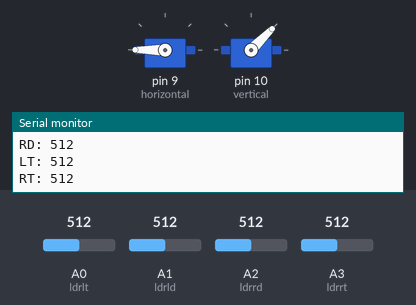
A sketch run on a simulated Arduino Uno, built with avr-gcc and run on an emulated ATmega328P. Parts: 2 × servo, the last lines printed to the serial monitor. The test bench sets the inputs (shaded band); at power-on: A0 (ldrlt) = 512, A1 (ldrld) = 512, A2 (ldrrd) = 512, A3 (ldrrt) = 512.

Above: at 3.7 s.
3.8 s: A0 (ldrlt) set to 682
6.8 s: A0 (ldrlt) set to 702
At 7.33 s:
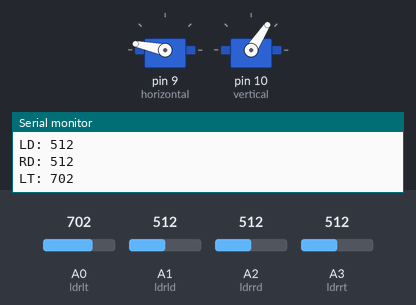
9.8 s: A1 (ldrld) set to 487
At 9.8 s:
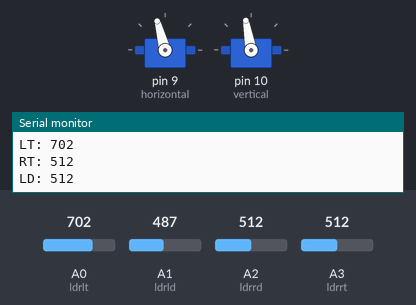
11.3 s: A2 (ldrrd) set to 489
At 11.79 s:
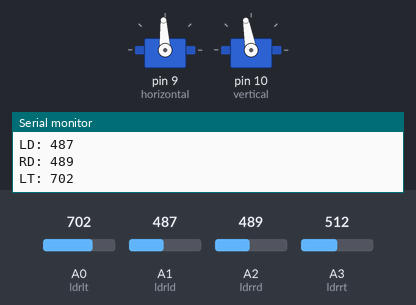
14.3 s: A3 (ldrrt) set to 90
At 14.63 s:
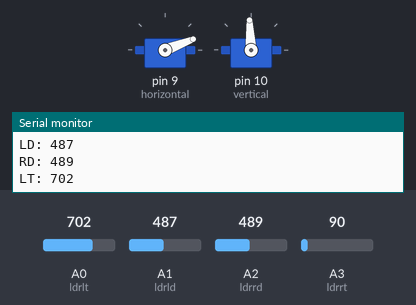
17.3 s: A1 (ldrld) set to 90
Timing chart, 0 to 21.3 s (numbered marks = the images above; inputs shaded):
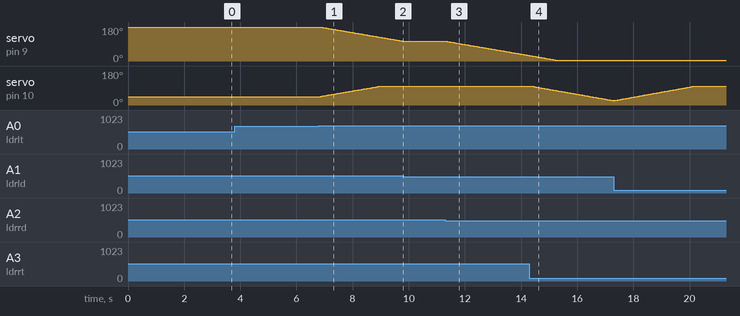

Measured:
- the behaviour switches between 693 and 694 on A0 (ldrlt) (found by bisection; images 0 and 1)
- the behaviour switches between 504 and 503 on A1 (ldrld) (found by bisection; images 1 and 2)
- the behaviour switches between 496 and 495 on A2 (ldrrd) (found by bisection; images 2 and 3)
- after the input at 6.8 s, servo on pin 9 (horizontal): moves from 180° to 105° over 2.9 s, starting after 0.06 s; servo on pin 10 (vertical): moves from 45° to 100° over 2.1 s, starting after 0.06 s
- after the input at 9.8 s, servo on pin 9 (horizontal): stays 105° (without the input it goes to 104° after 0.02 s)
- after the input at 11.3 s, servo on pin 9 (horizontal): moves from 105° to 29° over 3.0 s, starting at once
- after the input at 14.3 s, servo on pin 10 (vertical): moves from 100° to 23° over 2.9 s, starting after 0.07 s

The sketch:

Dual_axis_solar_system.ino
```cpp
#include <Servo.h>
Servo horizontal; // horizontal servo
int servoh = 180;
int servohLimitHigh = 175;
int servohLimitLow = 5;
// 65 degrees MAX

Servo vertical; // vertical servo
int servov = 45;
int servovLimitHigh = 100;
int servovLimitLow = 1;

// LDR pin connections
// name = analogpin;
int ldrlt = A0; //LDR top left - BOTTOM LEFT <--- BDG
int ldrrt = A3; //LDR top rigt - BOTTOM RIGHT
int ldrld = A1; //LDR down left - TOP LEFT
int ldrrd = A2; //ldr down rigt - TOP RIGHT

void setup(){
  Serial.begin(9600);
horizontal.attach(9);
vertical.attach(10);
horizontal.write(180);
vertical.write(45);
delay(2500);
}
void loop() {
int lt = analogRead(ldrlt); // top left
Serial.print("LT: ");
Serial.println(lt);
int rt = analogRead(ldrrt); // top right
Serial.print("RT: ");
Serial.println(rt);
int ld = analogRead(ldrld); // down left
Serial.print("LD: ");
Serial.println(ld);
int rd = analogRead(ldrrd); // down right
Serial.print("RD: ");
Serial.println(rd);
Serial.println("");
int dtime = 10; int tol = 90; // dtime=diffirence time, tol=toleransi
int avt = (lt + rt) / 2; // average value top
int avd = (ld + rd) / 2; // average value down
int avl = (lt + ld) / 2; // average value left
int avr = (rt + rd) / 2; // average value right
int dvert = avt - avd; // check the diffirence of up and down
int dhoriz = avl - avr;// check the diffirence og left and rigt

if (-1*tol > dvert || dvert > tol)
 {
 if (avt > avd)
 {
 servov = ++servov;
 if (servov > servovLimitHigh)
 {servov = servovLimitHigh;}
 }
 else if (avt < avd)
 {servov= --servov;
 if (servov < servovLimitLow)
 { servov = servovLimitLow;}
 }
 vertical.write(servov);
 }
if (-1*tol > dhoriz || dhoriz > tol) // check if the diffirence is in the tolerance else change horizontal angle
 {
 if (avl > avr)
 {
 servoh = --servoh;
 if (servoh < servohLimitLow)
 {
 servoh = servohLimitLow;
 }
 }
 else if (avl < avr)
 {
 servoh = ++servoh;
 if (servoh > servohLimitHigh)
 {
 servoh = servohLimitHigh;
 }
 }
 else if (avl = avr)
 {
 delay(5000);
 }
 horizontal.write(servoh);
 }

 delay(dtime);
// delay(2000);
}
```
